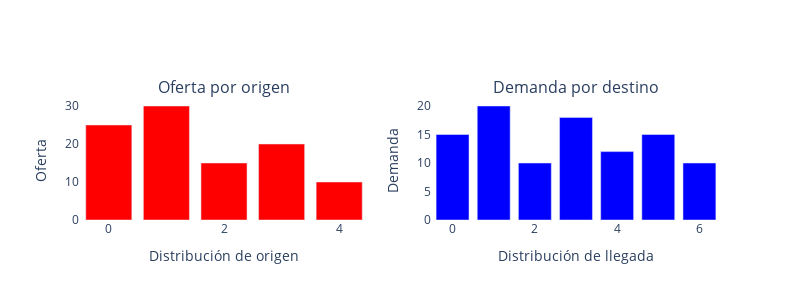

Here is the notebook cell this chart was saved with:
### Markdown cell above
### Generación de datos

### Code cell
# Distribución de origen y llegada:
x = np.array([25, 30, 15, 20, 10], dtype=float)
y = np.array([15, 20, 10, 18, 12, 15, 10], dtype=float)

# Matriz de costo:
C = np.array([
    [4, 7, 3, 6, 2, 5, 8],
    [6, 3, 8, 2, 5, 1, 4],
    [2, 5, 1, 7, 3, 6, 9],
    [5, 8, 4, 1, 6, 3, 7],
    [3, 6, 9, 4, 7, 2, 5]
], dtype=float)

# Histogramas de oferta y demanda:
n_points_x, n_points_y = len(x), len(y)
fig = make_subplots(rows=1, cols=2, subplot_titles=('Oferta por origen', 'Demanda por destino'))
fig.add_trace(go.Bar(x=list(range(n_points_x)), y=x, marker_color='red'), row=1, col=1)
fig.add_trace(go.Bar(x=list(range(n_points_y)), y=y, marker_color='blue'), row=1, col=2)

# Configuraciones gráficas:
fig.update_xaxes(title_text='Distribución de origen', row=1, col=1)
fig.update_xaxes(title_text='Distribución de llegada', row=1, col=2)
fig.update_yaxes(title_text='Oferta', row=1, col=1)
fig.update_yaxes(title_text='Demanda', row=1, col=2)
fig.update_layout(height=300, width=800, showlegend=False, plot_bgcolor='white', paper_bgcolor='white')

fig.show()
fig.write_image('images/ot/kantorovich_discrete_histogram.pdf')

### Figure 1 — Plotly figure (JSON) as saved in the notebook; plotly's stock layout.template omitted (floating-point values rounded to 4 significant figures)
{"data": [{"marker": {"color": "red"}, "type": "bar", "x": [0, 1, 2, 3, 4], "xaxis": "x", "y": [25, 30, 15, 20, 10], "yaxis": "y"}, {"marker": {"color": "blue"}, "type": "bar", "x": [0, 1, 2, 3, 4, 5, 6], "xaxis": "x2", "y": [15, 20, 10, 18, 12, 15, 10], "yaxis": "y2"}], "layout": {"annotations": [{"font": {"size": 16}, "showarrow": false, "text": "Oferta por origen", "x": 0.225, "xanchor": "center", "xref": "paper", "y": 1, "yanchor": "bottom", "yref": "paper"}, {"font": {"size": 16}, "showarrow": false, "text": "Demanda por destino", "x": 0.775, "xanchor": "center", "xref": "paper", "y": 1, "yanchor": "bottom", "yref": "paper"}], "height": 300, "paper_bgcolor": "white", "plot_bgcolor": "white", "showlegend": false, "width": 800, "xaxis": {"anchor": "y", "domain": [0, 0.45], "title": {"text": "Distribución de origen"}}, "xaxis2": {"anchor": "y2", "domain": [0.55, 1], "title": {"text": "Distribución de llegada"}}, "yaxis": {"anchor": "x", "domain": [0, 1], "title": {"text": "Oferta"}}, "yaxis2": {"anchor": "x2", "domain": [0, 1], "title": {"text": "Demanda"}}}}
